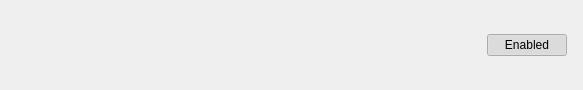
<?xml version="1.0" encoding="UTF-8"?>
<ui version="4.0">
 <class>CloudUserPanelWidget</class>
 <widget class="QWidget" name="CloudUserPanelWidget">
  <property name="geometry">
   <rect>
    <x>0</x>
    <y>0</y>
    <width>583</width>
    <height>87</height>
   </rect>
  </property>
  <property name="sizePolicy">
   <sizepolicy hsizetype="Preferred" vsizetype="Fixed">
    <horstretch>0</horstretch>
    <verstretch>0</verstretch>
   </sizepolicy>
  </property>
  <layout class="QGridLayout" name="gridLayout" columnstretch="0,1,0">
   <property name="leftMargin">
    <number>16</number>
   </property>
   <property name="topMargin">
    <number>16</number>
   </property>
   <property name="rightMargin">
    <number>16</number>
   </property>
   <property name="bottomMargin">
    <number>16</number>
   </property>
   <property name="spacing">
    <number>8</number>
   </property>
   <item row="0" column="2" rowspan="3">
    <widget class="QPushButton" name="enabledButton">
     <property name="sizePolicy">
      <sizepolicy hsizetype="Fixed" vsizetype="Fixed">
       <horstretch>0</horstretch>
       <verstretch>0</verstretch>
      </sizepolicy>
     </property>
     <property name="focusPolicy">
      <enum>Qt::TabFocus</enum>
     </property>
     <property name="text">
      <string>Enabled</string>
     </property>
     <property name="checkable">
      <bool>true</bool>
     </property>
     <property name="checked">
      <bool>true</bool>
     </property>
    </widget>
   </item>
   <item row="0" column="1">
    <widget class="QLabel" name="emailLabel">
     <property name="text">
      <string notr="true">&lt;cloud user email&gt;</string>
     </property>
    </widget>
   </item>
   <item row="1" column="1">
    <widget class="QLabel" name="nameLabel">
     <property name="text">
      <string notr="true">&lt;cloud user full name&gt;</string>
     </property>
    </widget>
   </item>
   <item row="2" column="1">
    <widget class="QLabel" name="manageAccountLabel">
     <property name="text">
      <string notr="true">&lt;Manage Account...&gt;</string>
     </property>
     <property name="openExternalLinks">
      <bool>true</bool>
     </property>
    </widget>
   </item>
   <item row="0" column="0">
    <widget class="QLabel" name="iconLabel">
     <property name="alignment">
      <set>Qt::AlignCenter</set>
     </property>
    </widget>
   </item>
  </layout>
 </widget>
 <resources/>
 <connections/>
</ui>
